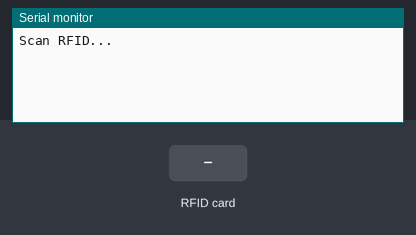
Bench run of a sketch on a simulated ESP32. On the bench: the last lines printed to the serial monitor. The test bench sets the inputs (shaded band). WiFi joins after 1.5 s; servers stay silent unless stated; uploads are accepted with an empty reply.

Above: at 1.2 s.
1.3 s: RFID card 09 87 65 43 21 held to the reader
At 2.1 s:
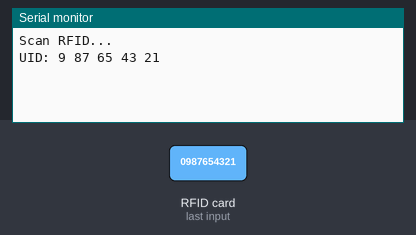
2.8 s: RFID card 5E 7A 19 C4 held to the reader
At 4.3 s:
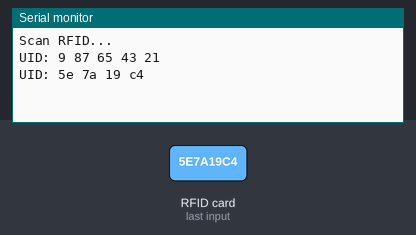

The sketch:

DineXpress_RFID.ino
```cpp
#include <WiFi.h>
#include <HTTPClient.h>
#include <SPI.h>
#include <MFRC522.h>

// 🚀 DineXpress Config
const char* ssid = "iQOO Z9x 5G";
const char* password = "0987654321";
const char* serverUrl = "http://10.151.251.210:3000/rfid-scan";

#define SS_PIN 5
#define RST_PIN 22
MFRC522 rfid(SS_PIN, RST_PIN);

String lastUID = "";

void setup() {
  Serial.begin(115200);
  SPI.begin();
  rfid.PCD_Init();

  // 🔥 START SCANNING IMMEDIATELY
  Serial.println("Scan RFID...");

  // Background WiFi Init
  WiFi.begin(ssid, password);
}

void loop() {
  // 🎯 1. Instant Scanner Logic (Directly from your working snippet)
  if (!rfid.PICC_IsNewCardPresent()) return;
  if (!rfid.PICC_ReadCardSerial()) return;

  String uid = "";
  for (byte i = 0; i < rfid.uid.size; i++) {
    uid += String(rfid.uid.uidByte[i], HEX);
    uid += " ";
  }

  // 🎯 2. Instant Feedback
  if (uid != lastUID) {
    Serial.print("UID: ");
    Serial.println(uid);
    lastUID = uid;

    // 🎯 3. Background Sync (If connected)
    if (WiFi.status() == WL_CONNECTED) {
      HTTPClient http;
      http.begin(serverUrl);
      http.addHeader("Content-Type", "application/json");
      String clean = uid;
      clean.trim();
      http.POST("{\"uid\":\"" + clean + "\"}");
      http.end();
    }
  }

  rfid.PICC_HaltA();
  delay(10); // Ultra-short pause for stability
}
```

Measured:
- after the input at 1.3 s, the serial monitor: prints a new line at once (image 1)
- after the input at 2.8 s, the serial monitor: prints a new line at once (image 2)
